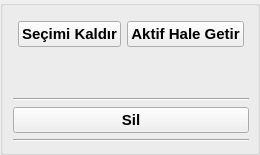
       <widget class="QGroupBox" name="verticalGroupBox">
        <property name="font">
         <font>
          <pointsize>11</pointsize>
          <weight>75</weight>
          <bold>true</bold>
         </font>
        </property>
        <property name="styleSheet">
         <string notr="true">#verticalGroupBox{
	
}</string>
        </property>
        <layout class="QVBoxLayout" name="verticalLayout" stretch="0,0,0,0,0">
         <property name="leftMargin">
          <number>10</number>
         </property>
         <property name="topMargin">
          <number>10</number>
         </property>
         <property name="rightMargin">
          <number>8</number>
         </property>
         <property name="bottomMargin">
          <number>10</number>
         </property>
         <item>
          <layout class="QHBoxLayout" name="horizontalLayout">
           <property name="leftMargin">
            <number>5</number>
           </property>
           <property name="topMargin">
            <number>5</number>
           </property>
           <property name="rightMargin">
            <number>5</number>
           </property>
           <property name="bottomMargin">
            <number>5</number>
           </property>
           <item>
            <widget class="QPushButton" name="btn_clear_all">
             <property name="font">
              <font>
               <weight>75</weight>
               <bold>true</bold>
              </font>
             </property>
             <property name="text">
              <string>Seçimi Kaldır</string>
             </property>
            </widget>
           </item>
           <item>
            <widget class="QPushButton" name="btn_edit">
             <property name="font">
              <font>
               <weight>75</weight>
               <bold>true</bold>
              </font>
             </property>
             <property name="text">
              <string>Aktif Hale Getir</string>
             </property>
            </widget>
           </item>
          </layout>
         </item>
         <item>
          <spacer name="verticalSpacer_3">
           <property name="orientation">
            <enum>Qt::Vertical</enum>
           </property>
           <property name="sizeHint" stdset="0">
            <size>
             <width>20</width>
             <height>40</height>
            </size>
           </property>
          </spacer>
         </item>
         <item>
          <widget class="Line" name="line_4">
           <property name="orientation">
            <enum>Qt::Horizontal</enum>
           </property>
          </widget>
         </item>
         <item>
          <widget class="QPushButton" name="btn_delete">
           <property name="font">
            <font>
             <weight>75</weight>
             <bold>true</bold>
            </font>
           </property>
           <property name="text">
            <string>Sil</string>
           </property>
          </widget>
         </item>
         <item>
          <widget class="Line" name="line_3">
           <property name="orientation">
            <enum>Qt::Horizontal</enum>
           </property>
          </widget>
         </item>
        </layout>
       </widget>
